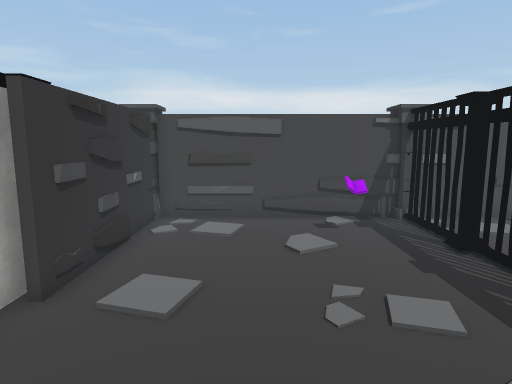
view 1 (above)

13 first-person views from a walk through a scene from a Unity 3-D project. The camera is 1.4 m above the floor, tilts 8° down and sees 75° across. The floor is counted in squares, 0.5 m on a side. Each view is taken from the middle of a square. On the plan, view 1 faces up. The plan holds only what a view shows up to about 20 squares ahead; the rest is blank. The player is left out. Some surface patterns are stand-ins.

view 2
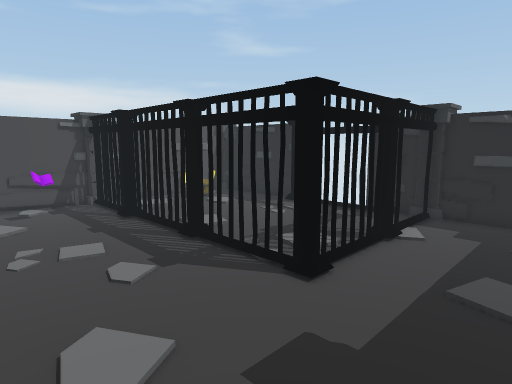

view 3
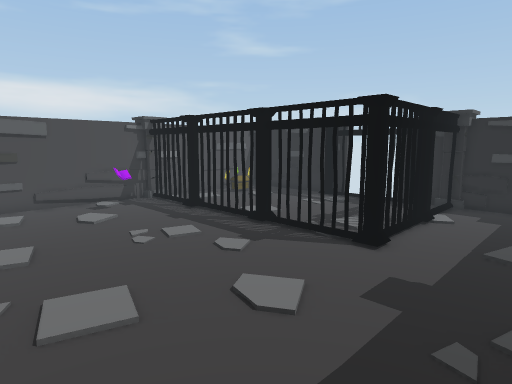

view 4
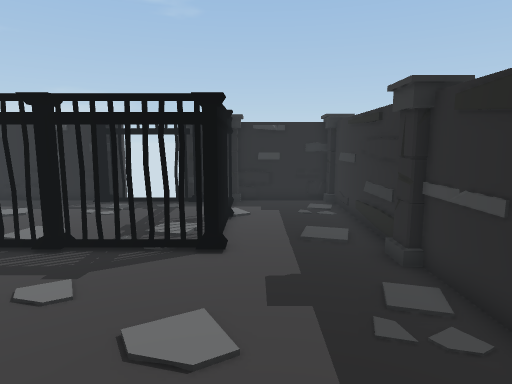

view 5
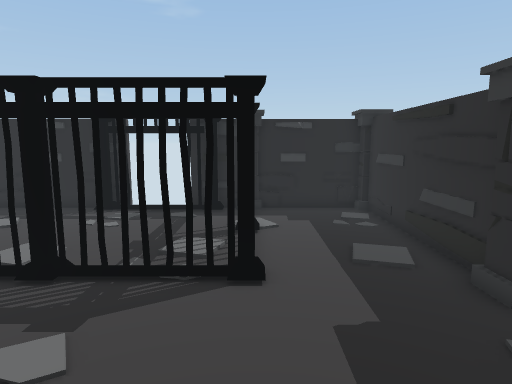

view 6
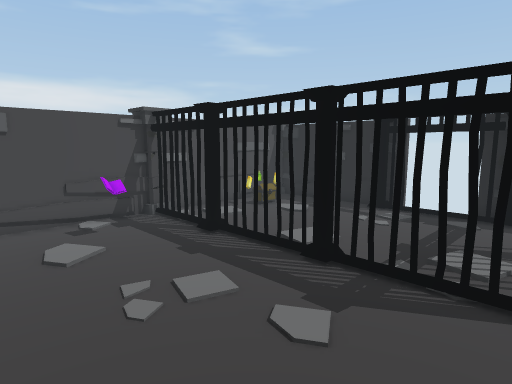

view 7
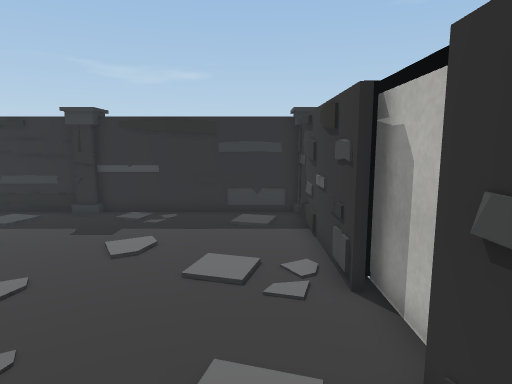

view 8
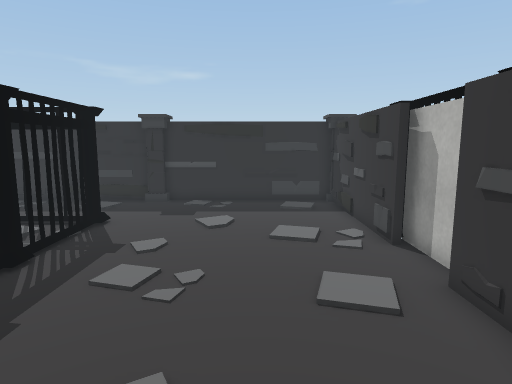

view 9
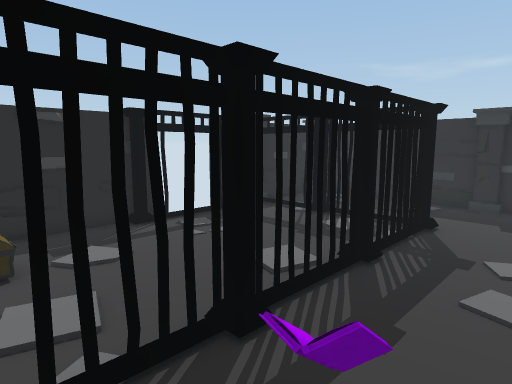

view 10
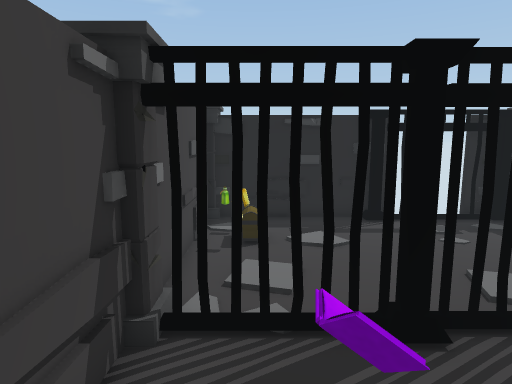

view 11
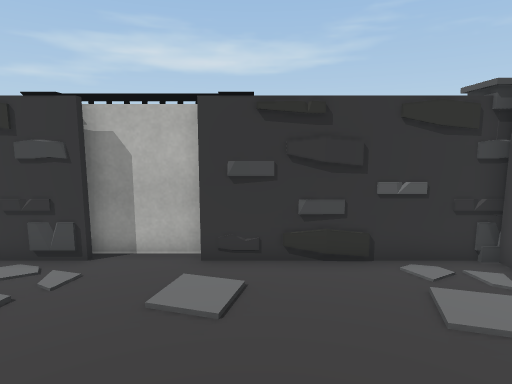

view 12
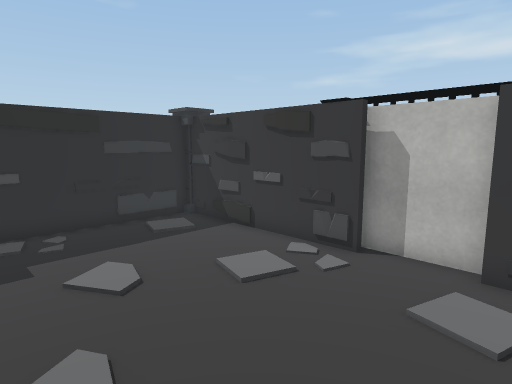

view 13
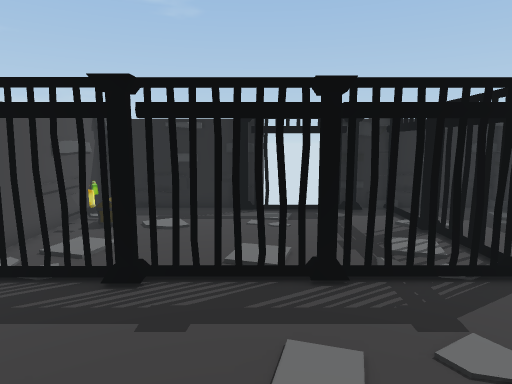

### Floor plan
Key: @ floor where view 1 was taken; # wall or solid block; x gap in a wall; . floor; = window, fence, low wall or low ledge; T thing the floor can be seen under or through; C column; O other object.
Columns run from 5 left of view 1 to 14 right of it. Each row starts with its distance up from view 1.
 13  ###################
 12  #.........T...OO..#
 11  #......O..T....OO.#
 10  #......O. T.......#
  9  #........ C.......#
  8  #.........T.......#
  7 OO.........x......C#
  6 ##.........x......##
  5 ##.........#......#
  4 ##.........C......#
  3 ##.........x......##
  2 CC.........x......C#
  1  #.........x....==.#
  0  #...@.....CxxxC###C
 -1  #.................#
 -2  #.................#
 -3  #.................#
 -4  #.................#
 -5  ###################

Positions as (right, up) in squares from view 1, and headings:
1: (0, 0), facing up
2: (0, -4), facing up-right
3: (-3, -4), facing up-right
4: (-3, -1), facing right
5: (-1, 0), facing right
6: (-1, 0), facing up-right
7: (-2, 9), facing down
8: (0, 12), facing down
9: (2, 12), facing down-right
10: (1, 11), facing right
11: (4, 7), facing left
12: (4, 7), facing down-left
13: (-1, 6), facing right
